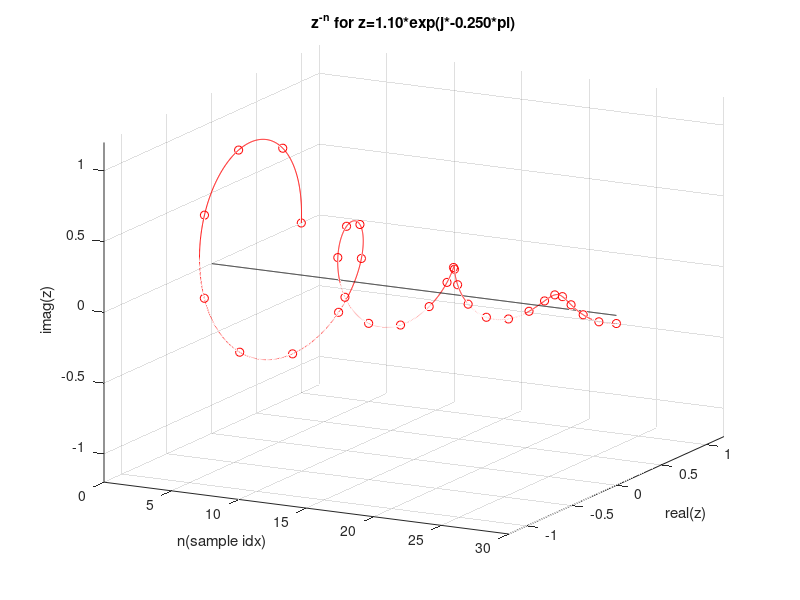

Write MATLAB code to recreate this figure.
% Author: Chng Eng Siong
% plotting z^-n
%
clear all; close all;
which_plot = 1  % for z^-1 choise == 1

A = 1.1; w = -0.25
z = A*exp(+j*w*pi)
step=100
n = 0:1/step:30;
if which_plot == 1
    y_n = z.^(-n);   % we are plotting z^(-n) !!!
    y_n_conj = conj(y_n);
else    
    y_n = z.^(n);   % we are plotting z^(n) !!!
    y_n_conj = conj(y_n);
end    

plot3(n,real(y_n),imag(y_n),'r-');grid on; hold on;
%plot3(n,real(y_n_conj),imag(y_n_conj),'g-');grid on; hold on;
plot3(n(1:step:length(n)),real(y_n(1:step:length(n))),...
        imag(y_n(1:step:length(n))),'ro');grid on; hold on;

straighLine_real = zeros(1,length(n));
straighLine_imag = zeros(1,length(n));
plot3(n,straighLine_real,straighLine_imag,'k');
xlabel('n(sample idx)');
ylabel('real(z)');
zlabel('imag(z)');
if which_plot == 1
    titleStr = sprintf('z^{-n} for z=%.2f*exp(j*%.3f*pi)',A,w)
    axis([0 30 -1.2 1.2 -1.2 1.2])
else
     titleStr = sprintf('z^{+n} for z=%.2f*exp(j*%.3f*pi)',A,w)
end
title(titleStr)
view([28 18])
